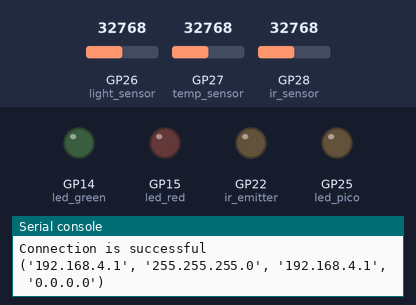
Simulated run of this program. Board: Raspberry Pi Pico running MicroPython. Shown: output pins drawn as LEDs (lit = HIGH), the last lines printed to the serial console. The inputs (shaded band) are chosen by the test bench; at power-on: GP28 (ir_sensor) = 32768, GP26 (light_sensor) = 32768, GP27 (temp_sensor) = 32768 (analog values on the 0–65535 scale). The board's own WiFi access point starts at once; threads take turns every 2 ms; the clock reads 2024-03-15 10:24:30 at power-on unless the program sets it.

Above: at 0.05 s.
At 1.2 s:
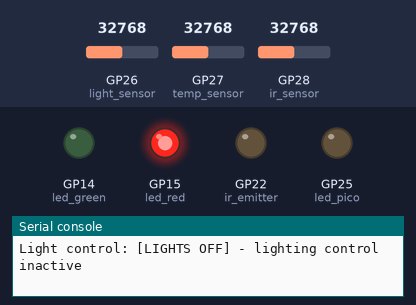
1.3 s: GP28 (ir_sensor) set to 34608
At 2.3 s:
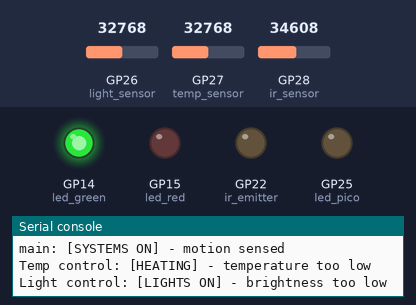
Timing chart, 0 to 8.6 s (numbered marks = the images above; inputs shaded):
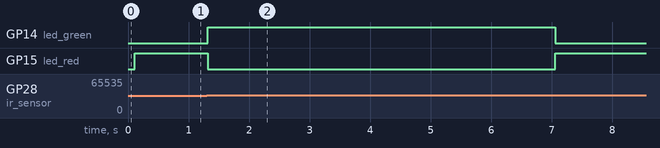

The program:

main.py
```python
# This is a sample code that demonstrates wireless communication.
# You are expected to use this code and modify it to suit your project needs.

# ------------------------------------------------------------------------
# In this project, a red LED is connected to GP14.
# The red LED is controlled based on the value of a light sensor's output.
# The light sensor output is connected to GP26 (ADC pin).
# The red LED status and the value of the red LED pin (GP14) are communicated wirelessly to a server.
# The status and value are displayed on the webpage. In addition, the user interface has
# a circle indicating the LED turns color depending upon the status of the physical LED.
# ------------------------------------------------------------------------


# -----------------------------------------------------------------------
# The following list of libraries are required. Do not remove any.
import machine
from machine import Pin
import network
import usocket as socket
import utime as time
import _thread
import json
# -------------------------------------------------------------------------
# Initialize system variables
are_systems_active = False
is_terminal_active = True
is_system_terminated = False

# Define target temperature and related variables
target_temp = 980
target_temp_range = 100
temp_samples = []
current_temp = 0
temp_sample_size = 50

# Define variables for controlling lights
are_lights_on = False
target_brightness = 19000
light_samples = []
current_light = 0
light_sample_size = 50

# Define variables for motion detection
is_motion_detected = False
is_motion_displayed = False
detect_time = 0
is_ir_sensor_init = False
ir_ref_val = 0.
ir_thresh = 900 # lower = more sensitive
ir_init_sample_size = 25
ir_sample_size = 1
ir_samples = []
current_ir = 0
has_displayed = False

is_timer_reset = False
is_timer_set = False

timer_start_time = 0
deactivation_delay = 5 #(seconds)

# Initialize GPIO pins for LEDs, IR emitter, light sensor, temperature sensor, and IR sensor
led_pico = Pin("LED", Pin.OUT)
led_red = machine.Pin(15, machine.Pin.OUT)
led_green = machine.Pin(14, machine.Pin.OUT)
ir_emitter = machine.Pin(22, machine.Pin.OUT)
light_sensor = machine.ADC(26)
temp_sensor = machine.ADC(27)
ir_sensor = machine.ADC(28)

server: socket.socket
# -------------------------------------------------------------------------

# The below portion of the code is to be tweaked based on your needs.

# Configure GP14 as output and define it as redLED_pin

# Function to calculate running average
def running_average(new_sample, num_samples, all_samples):
    """
    Calculate the running average of a set of samples.

    Args:
        new_sample (int): New sample value to be added.
        num_samples (int): Number of samples to consider for the average.
        all_samples (list): List containing all previous samples.

    Returns:
        float: The running average of the samples.
    """
    all_samples.append(new_sample)
    if len(all_samples) > num_samples:
        all_samples.pop(0)
    total = sum(all_samples)
    average = total / len(all_samples)

    return average

# Function to control temperature
def control_temp(active_state):
    """
    Control temperature based on the active state.

    Args:
        active_state (bool): Indicates whether temperature control is active or not.
    """
    global current_temp, target_temp, target_temp_range

    if (not active_state):
        update_terminal_once("Temp control: [INACTIVE] - temperature control inactive", 1)
        return

    if (current_temp > (target_temp + target_temp_range)):
        update_terminal_once("Temp control: [HEATING] - temperature too low", 1)
    elif (current_temp < (target_temp - target_temp_range)):
        update_terminal_once("Temp control: [COOLING] - temperature too high", 1)
    else:
        update_terminal_once("Temp control: [OFF] - target temperature met", 1)

# Function to control lights
def control_light(active_state):
    """
    Control lights based on the active state.

    Args:
        active_state (bool): Indicates whether light control is active or not.
    """
    global are_lights_on, current_light, target_brightness

    if (not active_state):
        update_terminal_once("Light control: [LIGHTS OFF] - lighting control inactive", 2)
        are_lights_on = False
        return

    if (not are_lights_on and current_light > target_brightness):
        update_terminal_once("Light control: [LIGHTS ON] - brightness too low", 2)
        are_lights_on = True

def init_new_motion_ref():
    global ir_sensor
    for x in range(2 * ir_init_sample_size):
        ir_average_val = running_average(ir_sensor.read_u16(), ir_init_sample_size, ir_samples)
    #print ("NEW IR REF: ", ir_average_val)
    return ir_average_val
            #print(ir_average_val)

def detect_motion():
    global current_ir, ir_sample_size, is_ir_sensor_init, ir_ref_val, ir_thresh
    if (not is_ir_sensor_init):
        ir_ref_val = init_new_motion_ref()
        is_ir_sensor_init = True
        #print("Motion sensor: [INITIALIZED] - motion sensor calibrated to ", ir_ref_val)
    current_ir = ir_sensor.read_u16()
    if ((current_ir < (ir_ref_val - ir_thresh)) or (current_ir > (ir_ref_val + ir_thresh))):
        ir_ref_val = init_new_motion_ref()
        #print("MOTION DETECTED!")
        return True
    else:
        return False

def get_system_GUI_status():
    global are_systems_active
    if are_systems_active:
        return "Home"
    else:
        return "Away"

def get_motion_GUI_status():
    global is_motion_detected, detect_time, is_motion_displayed, has_displayed
    """
    if is_motion_detected:
      return "DETECTED!"
    else:
      return "..."

    """
    if is_motion_displayed and not has_displayed:
        detect_time = time.time()
        has_displayed = True
        return "DETECTED!"
    elif ((time.time() - detect_time > 3) and is_motion_displayed):
        is_motion_displayed = False
        has_displayed = False
        return "..."
    elif is_motion_displayed and has_displayed:
        return "DETECTED!"
    else:
        return "..."

def get_light_GUI_status():
   global are_lights_on
   if are_lights_on:
      return "ON"
   else:
      return "OFF"

def update_deactivation_timer():
    global is_timer_set, are_systems_active
    if ((time.time() - timer_start_time) > deactivation_delay):
        are_systems_active = False
        is_timer_set = False
        print("main: [SYSTEMS OFF] - no motion detected ")

def reset_deactivation_timer():
  global is_timer_set, timer_start_time
  is_timer_set = True
  timer_start_time = time.time()

# Dictionary to store previous terminal messages
prior_terminal_messages = {}
def update_terminal_once(message, source_id):
    """
    Update the terminal with a new message if it differs from the previous message.

    Args:
        message (str): The new message to be displayed.
        source_id (int): Identifier of the message source.

    Returns:
        None
    """
    global prior_terminal_messages
    if (not is_terminal_active):
        return

    if(not source_id in prior_terminal_messages):
        prior_terminal_messages[source_id] = message
        print(message)
    elif (message != prior_terminal_messages[source_id]):
        print(message)
        prior_terminal_messages.update({source_id: message})
    else:
        return


def update_GUI_sensor_status():
    pass

# Define a function to periodically check the ADC pin and control the red LED pin.
def update_system():
  global are_systems_active
  global current_ir, current_light, current_temp
  global timer_start_time
  global light_samples, ir_samples, temp_samples
  global is_timer_set
  global is_motion_displayed
  global detect_time

  while True:
    if is_system_terminated:
        return
    # Read light sensor data
    light_raw_val = light_sensor.read_u16()
    light_average_val = running_average(light_raw_val, light_sample_size, light_samples)
    current_light = light_average_val # (PLACEHOLDER)
    # Read temperature sensor data
    temp_raw_val = temp_sensor.read_u16()
    temp_average_val = running_average(temp_raw_val, temp_sample_size, temp_samples)
    current_temp = temp_average_val # (PLACEHOLDER)
    # Wait for a short interval
    time.sleep(0.1)

    is_motion_detected = detect_motion()
    if is_motion_detected:
      is_motion_displayed = True
      detect_time = time.time()
      reset_deactivation_timer()
      are_systems_active = True
      print("main: [SYSTEMS ON] - motion sensed")
    elif is_timer_set:
      update_deactivation_timer()
    # Control LEDs based on system activity
    led_green.value(are_systems_active)
    led_red.value(not are_systems_active)

    # Control temperature and light based on system activity
    control_temp(are_systems_active)
    control_light(are_systems_active)


    # Uncomment below print statement for debugging purposes
    #print("Light: ", int(current_light), " Temp: ", int(current_temp), " IR: ", int(current_ir))
# --------------------------------------------------------------------------

# --------------------------------------------------------------------------
# Below given code should not be modified (except for the name of ssid and password).
# Create a network connection
ssid = 'RPI_PICO_AP'       #Set access point name
password = '12345678'      #Set your access point password
ap = network.WLAN(network.AP_IF)
ap.config(essid=ssid, password=password)
ap.active(True)            #activating

while ap.active() == False:
  pass
print('Connection is successful')
print(ap.ifconfig())

# ---------------------------------------------------------------------------

# ---------------------------------------------------------------------------
# Below given code defines the web page response. Your html code must be used in this section.
#
# Define HTTP response
def web_page():

# Modify the html portion appropriately.
# Style section below can be changed.
# In the Script section some changes would be needed (mostly updating variable names and adding lines for extra elements).

    html = """<html>
  <head>
    <script>
      // Script to display current time
      function displayTime() {
        var currentTime = new Date();

        var hours = currentTime.getHours();
        var minutes = currentTime.getMinutes();

        var am_pm = hours < 12 ? "AM" : "PM";

        hours = hours > 12 ? hours - 12 : hours;
        hours = hours == 0 ? 12 : hours;

        minutes = (minutes < 10 ? "0" : "") + minutes;

        var timeString = hours + ":" + minutes + " " + am_pm;

        document.getElementById("time").textContent = timeString;

        setTimeout(displayTime, 1000);
      }
      window.onload = displayTime;

      // Script for button to toggle home/away status
      var isHome = false;
      function toggleStatus() {
        isHome = !isHome;

        var button = document.getElementById("toggleButton");
        if (isHome) {
          button.textContent = "Home";
          button.className = "home";
        } else {
          button.textContent = "Away";
          button.className = "away";
        }
      }

      function updateStatus() {
            var xhr = new XMLHttpRequest();
            xhr.onreadystatechange = function() {
                if (xhr.readyState == 4 && xhr.status == 200) {
                    var data = JSON.parse(xhr.responseText);


                    var motion_status_color = data.motion_status === "DETECTED!" ? "#30E513" : "red";
                    document.getElementById("motion_status").innerHTML = data.motion_status;
                    document.getElementById("motion_status").style.color = motion_status_color;


                    var system_status_color = data.system_status === "Home" ? "#30E513" : "red";
                    document.getElementById("system_status").innerHTML = data.system_status;
                    document.getElementById("system_status").style.color = system_status_color;


                    var light_status_color = data.light_status === "ON" ? "#30E513" : "red";
                    document.getElementById("light_status").innerHTML = data.light_status;
                    document.getElementById("light_status").style.color = light_status_color;


                    //var temp_status_color = data.data.temp_status === "On" ? "#30E513" : "red";
                    document.getElementById("temp_status").innerHTML = data.temp_status;
                    //document.getElementById("temp_status").style.color = temp_status_color;

                }
            };
            xhr.open("GET", "/status", true);
            xhr.send();
        }
        setInterval(updateStatus, 1000); // Refresh every 1 second
    </script>
    <style>
      body {
        background-color: #111;
        color: #fff;
      }

      p {
        left: 25px;
        top: 225px;
        font-family: "Verdana";
      }

      h1 {
        font-family: "Verdana";
      }

      h3 {
        font-family: "Verdana";
        top: 100px;
      }

      h4 {
        font-family: "Verdana";
        display: flex;
        align-items: center;
      }

      /* Slider buttons for motion detection and lights */
      .switch {
        position: relative;
        display: inline-block;
        width: 75px;
        height: 34px;
      }

      .switch input {
        opacity: 0;
        width: 0;
        height: 0;
      }

      .slider {
        position: absolute;
        top: 0;
        left: 0;
        right: 0;
        bottom: 0;
        border-radius: 34px;
        cursor: pointer;
        background-color: #ff0000;
        -webkit-transition: 0.4s;
        transition: 0.4s;
      }

      .slider.wide {
        width: 120px;
        height: 40px;
      }

      .slider.wide:before {
        position: absolute;
        height: 32px;
        width: 32px;
        left: 4px;
        bottom: 4px;
        content: "";
        border-radius: 50%;
        background-color: white;
        -webkit-transition: 0.4s;
        transition: 0.4s;
      }

      .slider:before {
        position: absolute;
        height: 26px;
        width: 26px;
        left: 4px;
        bottom: 4px;
        content: "";
        border-radius: 50%;
        background-color: white;
        -webkit-transition: 0.4s;
        transition: 0.4s;
      }

      .on-text,
      .off-text {
        position: absolute;
        display: block;
        top: 50%;
        transform: translateY(-50%);
        width: 100%;
        text-align: center;
        color: white;
      }

      .on-text {
        right: 12px;
      }

      .off-text {
        left: 12px;
      }

      .wide .on-text {
        right: 14px;
      }

      .wide .off-text {
        left: 14px;
      }

      input:checked + .slider {
        background-color: #00ff00;
      }

      input:checked + .slider:before {
        -webkit-transform: translateX(42px);
        -ms-transform: translateX(42px);
        transform: translateX(42px);
      }

      input:checked + .slider.wide:before {
        -webkit-transform: translateX(80px);
        -ms-transform: translateX(80px);
        transform: translateX(80px);
      }

      input:checked + .slider .off-text {
        display: none;
      }

      input:not(:checked) + .slider .on-text {
        display: none;
      }

      /* Button for Home/Away status */
      #status {
        text-align: left;
      }

      #toggleButton {
        font-size: 20px;
        cursor: pointer;
        color: #fff;
        background-color: #111;
        border: none;
      }

      #toggleButton.home {
        color: #00ff00;
      }

      #toggleButton.away {
        color: #ff0000;
      }
    </style>
  </head>

  <body>
    <h1><i>Smart Home Helper</i></h1>
    <!-- Displays current time -->
    <h3><u>Current time:&nbsp<span id="time"></span></u></h3>
      <h4>
        You are currently:&nbsp <p id="system_status">system_status</p>
      </h4>
    </div>
    <!-- Temperature sensor section -->
    <h4>
      Interior temperature:&nbsp;
      <p id="temp_status">temp_status</p>
    </h4>
    <!-- Light sensor section -->
    <h4>
      Lights:&nbsp;
      <p id="light_status">light_status</p>
    </h4>
    <!-- Motion sensor section -->
    <h4>
      Motion detection:&nbsp;
        <p id="motion_status">motion_status</p>
    </h4>
  </body>
  </html>"""
    return html
# --------------------------------------------------------------------
# This section could be tweaked to return status of multiple sensors or actuators.


# Define a function to get the status of the red LED.
# The function retuns status.
def get_status():
    global current_temp
    status = {
        "motion_status": get_motion_GUI_status(),
        "system_status": get_system_GUI_status(),
        "light_status":  get_light_GUI_status(),
        "temp_status": str(current_temp),
        # You will add lines of code if status of more sensors is needed.
    }
    return json.dumps(status)
# ------------------------------------------------------------------------

# -------------------------------------------------------------------------
# This portion of the code remains as it is.

# Start the ADC monitoring function in a separate thread
_thread.start_new_thread(update_system, ())
"""
def cleanup():
  global server
  if server:
    server.close()
"""

# This section of the code will have minimum changes.


# Create a socket server
server = socket.socket(socket.AF_INET, socket.SOCK_STREAM)
server.bind(('', 80))
server.listen(5)
try:
    while True:
        conn, addr = server.accept()
        #print('Got a connection from %s' % str(addr))
        request = conn.recv(1024)
        if request:
          request = str(request)
          #print('Content = %s' % request)

        # this part of the code remains as it is.
        if request.find("/status") == 6:
          response = get_status()
          conn.send("HTTP/1.1 200 OK\n")
          conn.send("Content-Type: application/json\n")
          conn.send("Connection: close\n\n")
          conn.sendall(response)
        else:
          response = web_page()
          conn.send("HTTP/1.1 200 OK\n")
          conn.send("Content-Type: text/html\n")
          conn.send("Connection: close\n\n")
          conn.sendall(response)
        conn.close()
finally:
    is_system_terminated = True
    print("////////////////////System hard-rebooting, please wait until a connection is restablished before running again...////////////////////")
    time.sleep(0.1)
    machine.reset()

# --------------------------------------------------------------------------

# --------------------------------------------------------------------------
```

Measured:
- the behaviour switches between 33664 and 33680 on GP28 (ir_sensor) (found by bisection; images 1 and 2)
- after the input at 1.3 s, GP14 (led_green): LOW → HIGH at once, → LOW 5.7 s later; GP15 (led_red): HIGH → LOW at once, → HIGH 5.7 s later
